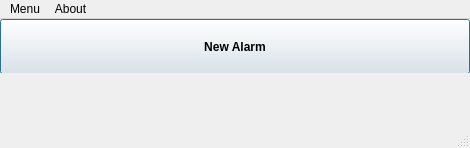
<?xml version="1.0" encoding="UTF-8"?>
<ui version="4.0">
 <class>MainWindow</class>
 <widget class="QMainWindow" name="MainWindow">
  <property name="geometry">
   <rect>
    <x>0</x>
    <y>0</y>
    <width>470</width>
    <height>148</height>
   </rect>
  </property>
  <property name="sizePolicy">
   <sizepolicy hsizetype="Minimum" vsizetype="Minimum">
    <horstretch>0</horstretch>
    <verstretch>0</verstretch>
   </sizepolicy>
  </property>
  <property name="minimumSize">
   <size>
    <width>470</width>
    <height>99</height>
   </size>
  </property>
  <property name="maximumSize">
   <size>
    <width>470</width>
    <height>222</height>
   </size>
  </property>
  <property name="windowTitle">
   <string>MultiAlarm</string>
  </property>
  <property name="windowIcon">
   <iconset resource="rsc/resources.qrc">
    <normaloff>:/MultiAlarm/application.svg</normaloff>:/MultiAlarm/application.svg</iconset>
  </property>
  <widget class="QWidget" name="centralwidget">
   <layout class="QVBoxLayout" name="verticalLayout">
    <property name="spacing">
     <number>0</number>
    </property>
    <property name="sizeConstraint">
     <enum>QLayout::SetNoConstraint</enum>
    </property>
    <property name="leftMargin">
     <number>0</number>
    </property>
    <property name="topMargin">
     <number>0</number>
    </property>
    <property name="rightMargin">
     <number>0</number>
    </property>
    <property name="bottomMargin">
     <number>0</number>
    </property>
    <item>
     <widget class="QPushButton" name="m_newButton">
      <property name="minimumSize">
       <size>
        <width>315</width>
        <height>55</height>
       </size>
      </property>
      <property name="maximumSize">
       <size>
        <width>16777215</width>
        <height>55</height>
       </size>
      </property>
      <property name="font">
       <font>
        <weight>75</weight>
        <bold>true</bold>
        <underline>false</underline>
       </font>
      </property>
      <property name="text">
       <string>New Alarm</string>
      </property>
      <property name="icon">
       <iconset resource="rsc/resources.qrc">
        <normaloff>:/MultiAlarm/add.ico</normaloff>:/MultiAlarm/add.ico</iconset>
      </property>
      <property name="iconSize">
       <size>
        <width>32</width>
        <height>32</height>
       </size>
      </property>
      <property name="default">
       <bool>true</bool>
      </property>
      <property name="flat">
       <bool>false</bool>
      </property>
     </widget>
    </item>
    <item>
     <widget class="QScrollArea" name="m_scrollArea">
      <property name="sizePolicy">
       <sizepolicy hsizetype="Minimum" vsizetype="Minimum">
        <horstretch>0</horstretch>
        <verstretch>0</verstretch>
       </sizepolicy>
      </property>
      <property name="frameShape">
       <enum>QFrame::NoFrame</enum>
      </property>
      <property name="frameShadow">
       <enum>QFrame::Plain</enum>
      </property>
      <property name="lineWidth">
       <number>0</number>
      </property>
      <property name="verticalScrollBarPolicy">
       <enum>Qt::ScrollBarAlwaysOff</enum>
      </property>
      <property name="horizontalScrollBarPolicy">
       <enum>Qt::ScrollBarAlwaysOff</enum>
      </property>
      <property name="sizeAdjustPolicy">
       <enum>QAbstractScrollArea::AdjustToContents</enum>
      </property>
      <property name="widgetResizable">
       <bool>true</bool>
      </property>
      <widget class="QWidget" name="m_scrollWidget">
       <property name="geometry">
        <rect>
         <x>0</x>
         <y>0</y>
         <width>470</width>
         <height>53</height>
        </rect>
       </property>
       <layout class="QVBoxLayout" name="verticalLayout_2">
        <property name="spacing">
         <number>0</number>
        </property>
        <property name="leftMargin">
         <number>0</number>
        </property>
        <property name="topMargin">
         <number>0</number>
        </property>
        <property name="rightMargin">
         <number>0</number>
        </property>
        <property name="bottomMargin">
         <number>0</number>
        </property>
       </layout>
      </widget>
     </widget>
    </item>
   </layout>
  </widget>
  <widget class="QMenuBar" name="menubar">
   <property name="geometry">
    <rect>
     <x>0</x>
     <y>0</y>
     <width>470</width>
     <height>21</height>
    </rect>
   </property>
   <widget class="QMenu" name="menuMenu">
    <property name="title">
     <string>Menu</string>
    </property>
    <addaction name="m_newAction"/>
    <addaction name="separator"/>
    <addaction name="m_quitAction"/>
   </widget>
   <widget class="QMenu" name="menuAbout">
    <property name="title">
     <string>About</string>
    </property>
    <addaction name="m_aboutAction"/>
   </widget>
   <addaction name="menuMenu"/>
   <addaction name="menuAbout"/>
  </widget>
  <widget class="QStatusBar" name="statusbar"/>
  <action name="m_newAction">
   <property name="icon">
    <iconset resource="rsc/resources.qrc">
     <normaloff>:/MultiAlarm/add.ico</normaloff>:/MultiAlarm/add.ico</iconset>
   </property>
   <property name="text">
    <string>&amp;New Alarm...</string>
   </property>
   <property name="shortcut">
    <string>Ctrl+N</string>
   </property>
  </action>
  <action name="m_quitAction">
   <property name="icon">
    <iconset resource="rsc/resources.qrc">
     <normaloff>:/MultiAlarm/exit.svg</normaloff>:/MultiAlarm/exit.svg</iconset>
   </property>
   <property name="text">
    <string>&amp;Quit</string>
   </property>
   <property name="shortcut">
    <string>Ctrl+Q</string>
   </property>
  </action>
  <action name="m_aboutAction">
   <property name="icon">
    <iconset resource="rsc/resources.qrc">
     <normaloff>:/MultiAlarm/information.svg</normaloff>:/MultiAlarm/information.svg</iconset>
   </property>
   <property name="text">
    <string>About &amp;MultiAlarm...</string>
   </property>
   <property name="shortcut">
    <string>Ctrl+A</string>
   </property>
  </action>
 </widget>
 <resources>
  <include location="rsc/resources.qrc"/>
 </resources>
 <connections/>
</ui>
